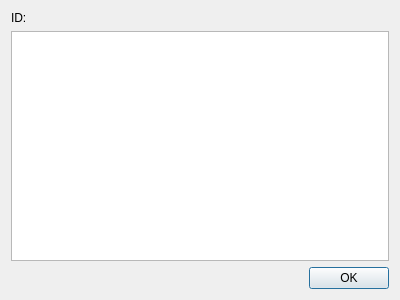
<?xml version="1.0" encoding="UTF-8"?>
<ui version="4.0">
 <class>Bibref</class>
 <widget class="QDialog" name="Bibref">
  <property name="geometry">
   <rect>
    <x>0</x>
    <y>0</y>
    <width>400</width>
    <height>300</height>
   </rect>
  </property>
  <property name="windowTitle">
   <string>Dialog</string>
  </property>
  <layout class="QVBoxLayout" name="verticalLayout">
   <item>
    <widget class="QLabel" name="label_id">
     <property name="text">
      <string>ID:</string>
     </property>
    </widget>
   </item>
   <item>
    <widget class="QPlainTextEdit" name="plainTextEdit_bib">
     <property name="readOnly">
      <bool>true</bool>
     </property>
    </widget>
   </item>
   <item>
    <widget class="QDialogButtonBox" name="buttonBox">
     <property name="orientation">
      <enum>Qt::Horizontal</enum>
     </property>
     <property name="standardButtons">
      <set>QDialogButtonBox::Ok</set>
     </property>
    </widget>
   </item>
  </layout>
 </widget>
 <resources/>
 <connections>
  <connection>
   <sender>buttonBox</sender>
   <signal>accepted()</signal>
   <receiver>Bibref</receiver>
   <slot>accept()</slot>
   <hints>
    <hint type="sourcelabel">
     <x>248</x>
     <y>254</y>
    </hint>
    <hint type="destinationlabel">
     <x>157</x>
     <y>274</y>
    </hint>
   </hints>
  </connection>
  <connection>
   <sender>buttonBox</sender>
   <signal>rejected()</signal>
   <receiver>Bibref</receiver>
   <slot>reject()</slot>
   <hints>
    <hint type="sourcelabel">
     <x>316</x>
     <y>260</y>
    </hint>
    <hint type="destinationlabel">
     <x>286</x>
     <y>274</y>
    </hint>
   </hints>
  </connection>
 </connections>
</ui>
